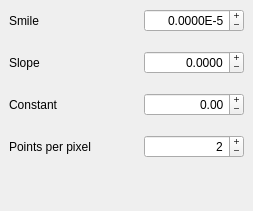
<?xml version="1.0" encoding="UTF-8"?>
<ui version="4.0">
 <class>DockWidget</class>
 <widget class="QDockWidget" name="DockWidget">
  <property name="geometry">
   <rect>
    <x>0</x>
    <y>0</y>
    <width>253</width>
    <height>211</height>
   </rect>
  </property>
  <property name="sizePolicy">
   <sizepolicy hsizetype="Minimum" vsizetype="MinimumExpanding">
    <horstretch>0</horstretch>
    <verstretch>0</verstretch>
   </sizepolicy>
  </property>
  <property name="minimumSize">
   <size>
    <width>253</width>
    <height>190</height>
   </size>
  </property>
  <property name="maximumSize">
   <size>
    <width>253</width>
    <height>524287</height>
   </size>
  </property>
  <property name="windowTitle">
   <string>Slope correction</string>
  </property>
  <widget class="QWidget" name="dockWidgetContents">
   <property name="sizePolicy">
    <sizepolicy hsizetype="Minimum" vsizetype="MinimumExpanding">
     <horstretch>0</horstretch>
     <verstretch>0</verstretch>
    </sizepolicy>
   </property>
   <layout class="QVBoxLayout" name="verticalLayout">
    <property name="spacing">
     <number>1</number>
    </property>
    <property name="margin">
     <number>0</number>
    </property>
    <item>
     <widget class="QWidget" name="aWidget" native="true">
      <layout class="QHBoxLayout" name="horizontalLayout_4">
       <property name="spacing">
        <number>6</number>
       </property>
       <property name="margin">
        <number>9</number>
       </property>
       <item>
        <widget class="QLabel" name="aLabel">
         <property name="layoutDirection">
          <enum>Qt::LeftToRight</enum>
         </property>
         <property name="text">
          <string>Smile</string>
         </property>
         <property name="alignment">
          <set>Qt::AlignLeading|Qt::AlignLeft|Qt::AlignVCenter</set>
         </property>
        </widget>
       </item>
       <item>
        <spacer name="aSpacer">
         <property name="orientation">
          <enum>Qt::Horizontal</enum>
         </property>
         <property name="sizeType">
          <enum>QSizePolicy::Minimum</enum>
         </property>
         <property name="sizeHint" stdset="0">
          <size>
           <width>30</width>
           <height>20</height>
          </size>
         </property>
        </spacer>
       </item>
       <item>
        <widget class="QDoubleSpinBox" name="aSpinBox">
         <property name="minimumSize">
          <size>
           <width>100</width>
           <height>0</height>
          </size>
         </property>
         <property name="maximumSize">
          <size>
           <width>100</width>
           <height>16777215</height>
          </size>
         </property>
         <property name="alignment">
          <set>Qt::AlignRight|Qt::AlignTrailing|Qt::AlignVCenter</set>
         </property>
         <property name="buttonSymbols">
          <enum>QAbstractSpinBox::PlusMinus</enum>
         </property>
         <property name="suffix">
          <string>E-5</string>
         </property>
         <property name="decimals">
          <number>4</number>
         </property>
         <property name="minimum">
          <double>-10.000000000000000</double>
         </property>
         <property name="maximum">
          <double>10.000000000000000</double>
         </property>
         <property name="singleStep">
          <double>0.020000000000000</double>
         </property>
        </widget>
       </item>
      </layout>
     </widget>
    </item>
    <item>
     <widget class="QWidget" name="bWidget" native="true">
      <layout class="QHBoxLayout" name="horizontalLayout_3">
       <item>
        <widget class="QLabel" name="bLabel">
         <property name="text">
          <string>Slope</string>
         </property>
        </widget>
       </item>
       <item>
        <spacer name="bSpacer">
         <property name="orientation">
          <enum>Qt::Horizontal</enum>
         </property>
         <property name="sizeType">
          <enum>QSizePolicy::Minimum</enum>
         </property>
         <property name="sizeHint" stdset="0">
          <size>
           <width>30</width>
           <height>20</height>
          </size>
         </property>
        </spacer>
       </item>
       <item>
        <widget class="QDoubleSpinBox" name="bSpinBox">
         <property name="minimumSize">
          <size>
           <width>100</width>
           <height>0</height>
          </size>
         </property>
         <property name="maximumSize">
          <size>
           <width>100</width>
           <height>16777215</height>
          </size>
         </property>
         <property name="alignment">
          <set>Qt::AlignRight|Qt::AlignTrailing|Qt::AlignVCenter</set>
         </property>
         <property name="buttonSymbols">
          <enum>QAbstractSpinBox::PlusMinus</enum>
         </property>
         <property name="decimals">
          <number>4</number>
         </property>
         <property name="minimum">
          <double>-99.000000000000000</double>
         </property>
         <property name="singleStep">
          <double>0.001000000000000</double>
         </property>
        </widget>
       </item>
      </layout>
     </widget>
    </item>
    <item>
     <widget class="QWidget" name="cWidget" native="true">
      <layout class="QHBoxLayout" name="horizontalLayout">
       <item>
        <widget class="QLabel" name="cLabel">
         <property name="text">
          <string>Constant</string>
         </property>
        </widget>
       </item>
       <item>
        <spacer name="cSpacer">
         <property name="orientation">
          <enum>Qt::Horizontal</enum>
         </property>
         <property name="sizeType">
          <enum>QSizePolicy::Minimum</enum>
         </property>
         <property name="sizeHint" stdset="0">
          <size>
           <width>30</width>
           <height>20</height>
          </size>
         </property>
        </spacer>
       </item>
       <item>
        <widget class="QDoubleSpinBox" name="cSpinBox">
         <property name="minimumSize">
          <size>
           <width>100</width>
           <height>0</height>
          </size>
         </property>
         <property name="maximumSize">
          <size>
           <width>100</width>
           <height>16777215</height>
          </size>
         </property>
         <property name="alignment">
          <set>Qt::AlignRight|Qt::AlignTrailing|Qt::AlignVCenter</set>
         </property>
         <property name="buttonSymbols">
          <enum>QAbstractSpinBox::PlusMinus</enum>
         </property>
         <property name="minimum">
          <double>-2048.000000000000000</double>
         </property>
         <property name="maximum">
          <double>2048.000000000000000</double>
         </property>
         <property name="singleStep">
          <double>10.000000000000000</double>
         </property>
        </widget>
       </item>
      </layout>
     </widget>
    </item>
    <item>
     <widget class="QWidget" name="oversamplingCB" native="true">
      <layout class="QHBoxLayout" name="horizontalLayout_2">
       <item>
        <widget class="QLabel" name="oversamplingLabel">
         <property name="text">
          <string>Points per pixel</string>
         </property>
        </widget>
       </item>
       <item>
        <spacer name="oversamplingSpacer">
         <property name="orientation">
          <enum>Qt::Horizontal</enum>
         </property>
         <property name="sizeType">
          <enum>QSizePolicy::Minimum</enum>
         </property>
         <property name="sizeHint" stdset="0">
          <size>
           <width>30</width>
           <height>20</height>
          </size>
         </property>
        </spacer>
       </item>
       <item>
        <widget class="QSpinBox" name="spinBox">
         <property name="minimumSize">
          <size>
           <width>100</width>
           <height>0</height>
          </size>
         </property>
         <property name="maximumSize">
          <size>
           <width>100</width>
           <height>16777215</height>
          </size>
         </property>
         <property name="alignment">
          <set>Qt::AlignRight|Qt::AlignTrailing|Qt::AlignVCenter</set>
         </property>
         <property name="buttonSymbols">
          <enum>QAbstractSpinBox::PlusMinus</enum>
         </property>
         <property name="minimum">
          <number>1</number>
         </property>
         <property name="maximum">
          <number>10</number>
         </property>
         <property name="value">
          <number>2</number>
         </property>
        </widget>
       </item>
      </layout>
     </widget>
    </item>
    <item>
     <spacer name="verticalSpacer">
      <property name="orientation">
       <enum>Qt::Vertical</enum>
      </property>
      <property name="sizeType">
       <enum>QSizePolicy::Expanding</enum>
      </property>
      <property name="sizeHint" stdset="0">
       <size>
        <width>20</width>
        <height>1</height>
       </size>
      </property>
     </spacer>
    </item>
   </layout>
  </widget>
 </widget>
 <resources/>
 <connections/>
</ui>
